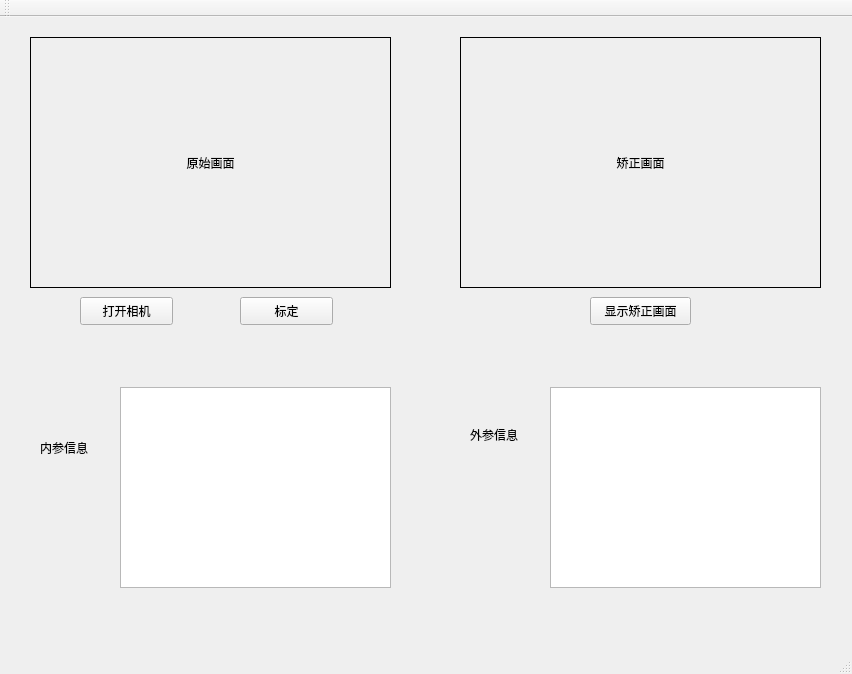
<?xml version="1.0" encoding="UTF-8"?>
<ui version="4.0">
 <class>CameraCalibrationTaskClass</class>
 <widget class="QMainWindow" name="CameraCalibrationTaskClass">
  <property name="geometry">
   <rect>
    <x>0</x>
    <y>0</y>
    <width>852</width>
    <height>674</height>
   </rect>
  </property>
  <property name="windowTitle">
   <string>CameraCalibrationTask</string>
  </property>
  <widget class="QWidget" name="centralWidget">
   <widget class="QLabel" name="oldPic">
    <property name="geometry">
     <rect>
      <x>30</x>
      <y>20</y>
      <width>361</width>
      <height>251</height>
     </rect>
    </property>
    <property name="sizePolicy">
     <sizepolicy hsizetype="Ignored" vsizetype="Ignored">
      <horstretch>0</horstretch>
      <verstretch>0</verstretch>
     </sizepolicy>
    </property>
    <property name="frameShape">
     <enum>QFrame::Box</enum>
    </property>
    <property name="frameShadow">
     <enum>QFrame::Plain</enum>
    </property>
    <property name="text">
     <string>原始画面</string>
    </property>
    <property name="alignment">
     <set>Qt::AlignCenter</set>
    </property>
   </widget>
   <widget class="QLabel" name="newPic">
    <property name="geometry">
     <rect>
      <x>460</x>
      <y>20</y>
      <width>361</width>
      <height>251</height>
     </rect>
    </property>
    <property name="sizePolicy">
     <sizepolicy hsizetype="Ignored" vsizetype="Ignored">
      <horstretch>0</horstretch>
      <verstretch>0</verstretch>
     </sizepolicy>
    </property>
    <property name="frameShape">
     <enum>QFrame::Box</enum>
    </property>
    <property name="text">
     <string>矫正画面</string>
    </property>
    <property name="alignment">
     <set>Qt::AlignCenter</set>
    </property>
   </widget>
   <widget class="QPushButton" name="openCameraBtn">
    <property name="geometry">
     <rect>
      <x>80</x>
      <y>280</y>
      <width>93</width>
      <height>28</height>
     </rect>
    </property>
    <property name="text">
     <string>打开相机</string>
    </property>
   </widget>
   <widget class="QPushButton" name="calibrationBtn">
    <property name="geometry">
     <rect>
      <x>240</x>
      <y>280</y>
      <width>93</width>
      <height>28</height>
     </rect>
    </property>
    <property name="text">
     <string>标定</string>
    </property>
   </widget>
   <widget class="QPushButton" name="showUndistortedBtn">
    <property name="geometry">
     <rect>
      <x>590</x>
      <y>280</y>
      <width>101</width>
      <height>28</height>
     </rect>
    </property>
    <property name="text">
     <string>显示矫正画面</string>
    </property>
   </widget>
   <widget class="QTextEdit" name="textEdit_inner">
    <property name="geometry">
     <rect>
      <x>120</x>
      <y>370</y>
      <width>271</width>
      <height>201</height>
     </rect>
    </property>
   </widget>
   <widget class="QLabel" name="label">
    <property name="geometry">
     <rect>
      <x>40</x>
      <y>420</y>
      <width>72</width>
      <height>21</height>
     </rect>
    </property>
    <property name="text">
     <string>内参信息</string>
    </property>
   </widget>
   <widget class="QTextEdit" name="textEdit_outer">
    <property name="geometry">
     <rect>
      <x>550</x>
      <y>370</y>
      <width>271</width>
      <height>201</height>
     </rect>
    </property>
   </widget>
   <widget class="QLabel" name="label_2">
    <property name="geometry">
     <rect>
      <x>470</x>
      <y>410</y>
      <width>72</width>
      <height>15</height>
     </rect>
    </property>
    <property name="text">
     <string>外参信息</string>
    </property>
   </widget>
  </widget>
  <widget class="QMenuBar" name="menuBar">
   <property name="geometry">
    <rect>
     <x>0</x>
     <y>0</y>
     <width>852</width>
     <height>26</height>
    </rect>
   </property>
  </widget>
  <widget class="QToolBar" name="mainToolBar">
   <attribute name="toolBarArea">
    <enum>TopToolBarArea</enum>
   </attribute>
   <attribute name="toolBarBreak">
    <bool>false</bool>
   </attribute>
  </widget>
  <widget class="QStatusBar" name="statusBar"/>
 </widget>
 <layoutdefault spacing="6" margin="11"/>
 <resources>
  <include location="CameraCalibrationTask.qrc"/>
 </resources>
 <connections/>
</ui>
